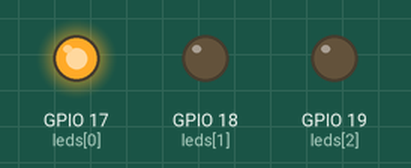
Simulated run of this sketch. Board: ESP32. On the bench: output pins drawn as LEDs (lit = HIGH).

Above: at 0.2 s.
At 0.7 s:
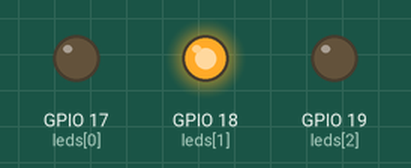
At 2.7 s:
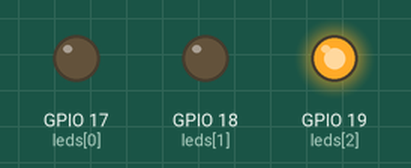
Timing chart, 0 to 3.5 s (numbered marks = the images above):
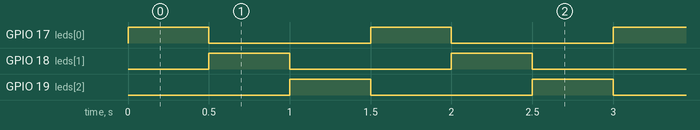

Measured:
- by itself, GPIO 17 (leds[0]), GPIO 18 (leds[1]), GPIO 19 (leds[2]): alternates HIGH for 0.50 s and LOW for 1.0 s
- by itself, everything shown: repeats every 1.5 s, in 3 steps

The sketch:

2.LED_Multiple_timerInterruptScalable.ino
```cpp
#define LEDCOUNT 3
#define ONTIME 5  // x100 milliseconds

// ONTIME = PERIOD - OFFTIME
uint8_t leds[LEDCOUNT]={17,18,19}; //GPIO list in order
uint8_t count=0;
hw_timer_t *My_timer = NULL;
void IRAM_ATTR onTimer(){
  count++;
  if(count%ONTIME==0){
    uint8_t index = count/ONTIME - 1;
    digitalWrite(leds[index], !digitalRead(leds[index]));
    digitalWrite(leds[(index+1)%LEDCOUNT], !digitalRead(leds[(index+1)%LEDCOUNT]));
  }
  if(count==ONTIME*LEDCOUNT){count=0;}
}

void setup() {
for(uint8_t i=0;i<LEDCOUNT;i++){
  pinMode(leds[i],OUTPUT);
  digitalWrite(leds[i],0);
}
My_timer = timerBegin(0, 80,  true); // counter 0, prescalar = 80, count UP=true

timerAttachInterrupt(My_timer, &onTimer,true);
// Interrupt every 100 millisecond
timerAlarmWrite(My_timer, 100000, true); //timerInstance, alarm Value, auto reload

timerAlarmEnable(My_timer); // Just Enable the timer
digitalWrite(leds[0],1);
}
void loop() {
}
```
